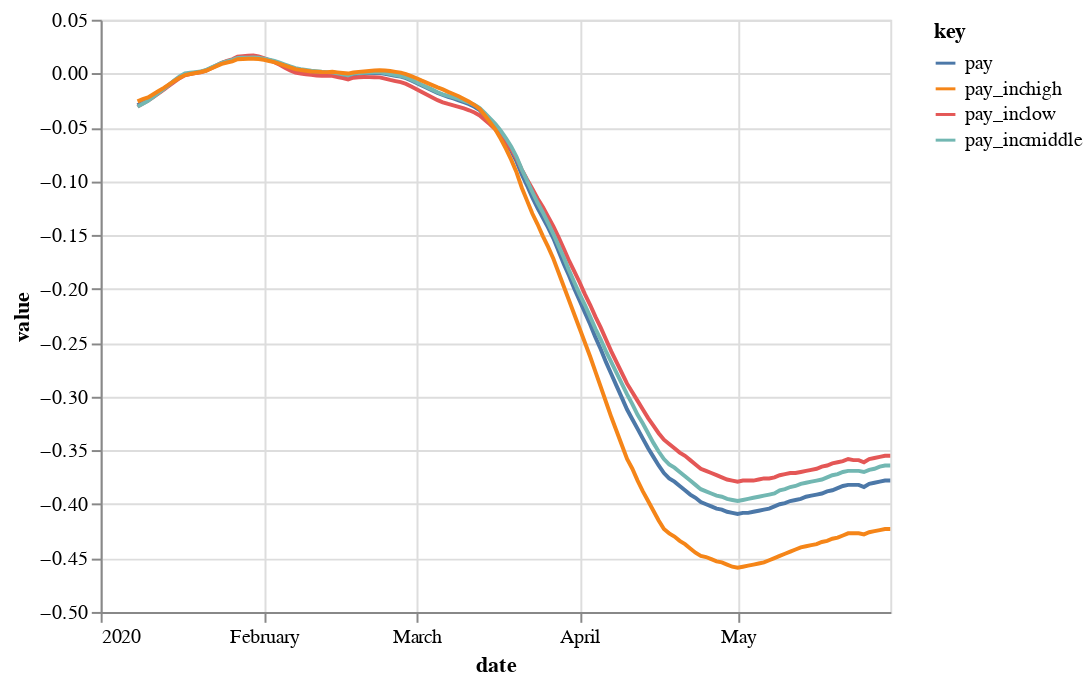

The notebook cell this image was saved under:
### Code cell
alt.Chart(earning).mark_line().transform_fold(['pay', 'pay_inclow', 'pay_incmiddle', 'pay_inchigh']).encode(
    x='date:T',
    y= 'value:Q',
    color= 'key:N'
)

### Figure 1 — Vega-Lite specification as saved in the notebook (floating-point values rounded to 4 significant figures; data arrays with more than 128 entries replaced by an {"elided": "..."} marker saying what was removed)
{"config": {"view": {"continuousWidth": 400, "continuousHeight": 300}}, "data": {"name": "data-4709c7cae78334839e3110b678a912e2"}, "mark": "line", "encoding": {"color": {"type": "nominal", "field": "key"}, "x": {"type": "temporal", "field": "date"}, "y": {"type": "quantitative", "field": "value"}}, "transform": [{"fold": ["pay", "pay_inclow", "pay_incmiddle", "pay_inchigh"]}], "$schema": "https://vega.github.io/schema/vega-lite/v4.8.1.json", "datasets": {"data-4709c7cae78334839e3110b678a912e2": {"elided": "151 records"}}}
